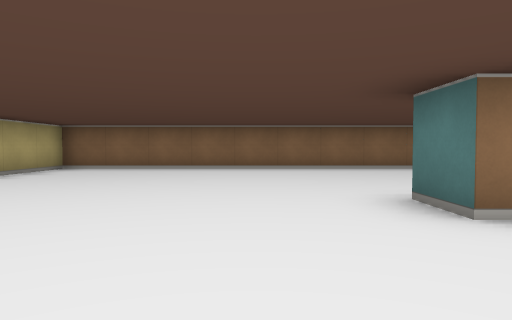
view 1 (above)

20 first-person views from a walk through a cub3D ray-caster map. The camera is about half as high as the walls, tilts 2° down and sees 70° across. The floor is counted in squares. Each view is taken from the middle of a square. On the plan, view 1 faces up. The plan holds only what a view shows up to about 9 squares ahead; the rest is blank. The place goes on beyond the plan.

view 2
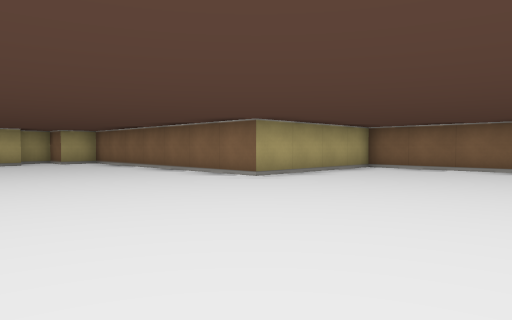

view 3
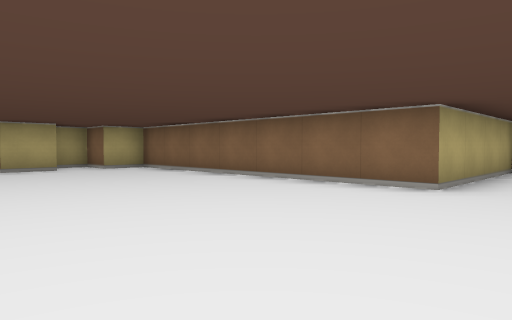

view 4
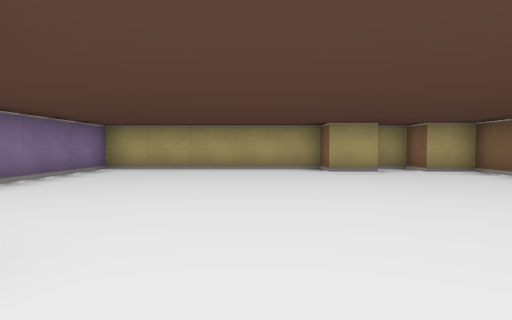

view 5
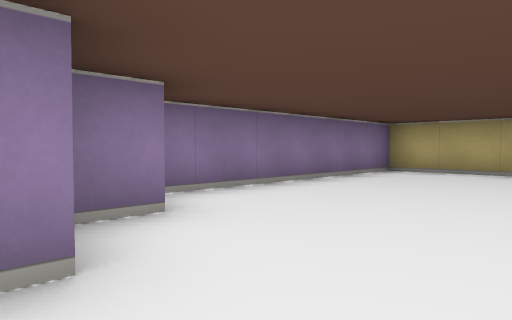

view 6
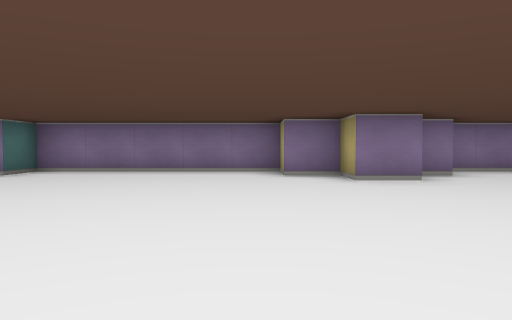

view 7
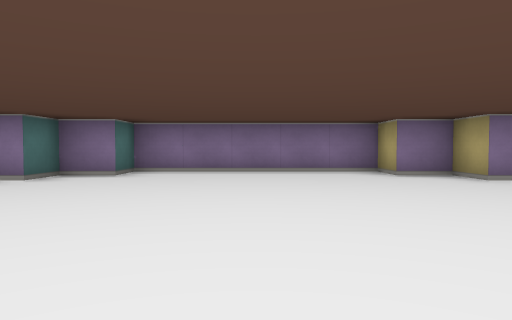

view 8
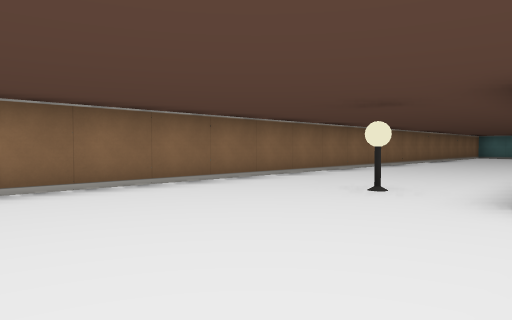

view 9
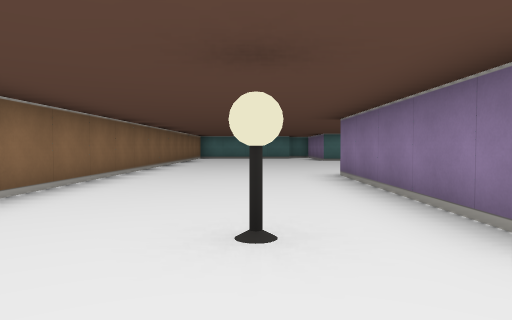

view 10
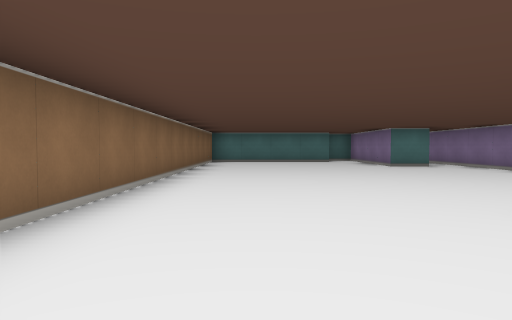

view 11
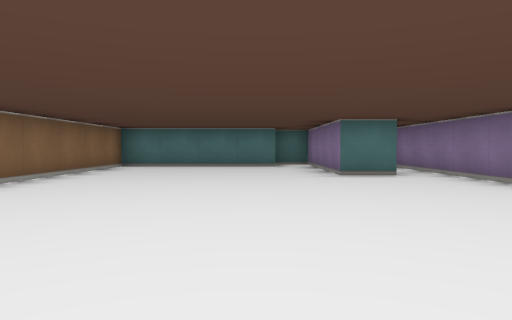

view 12
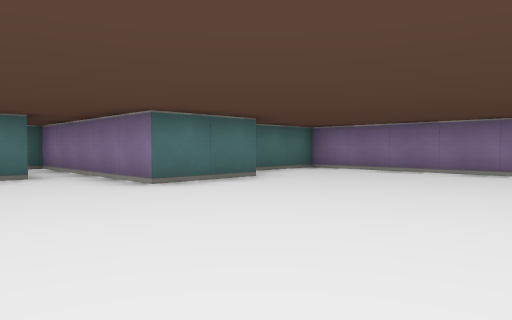

view 13
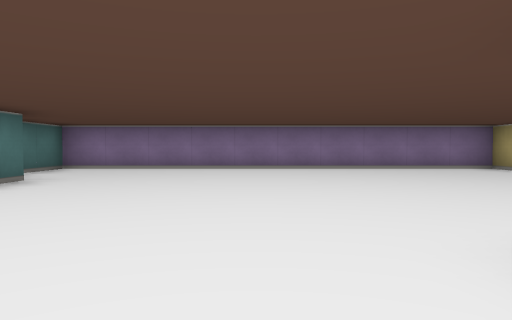

view 14
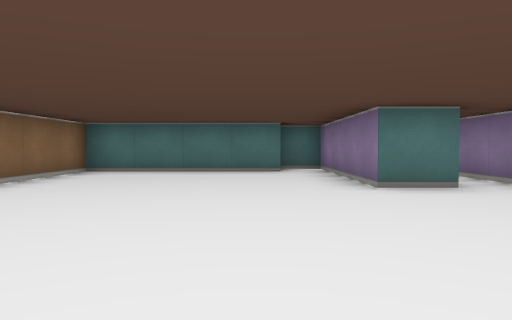

view 15
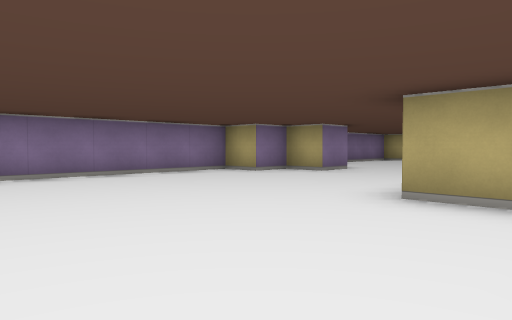

view 16
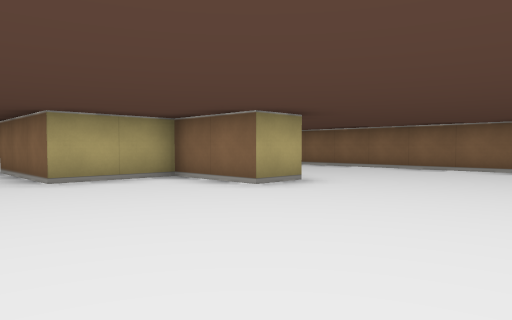

view 17
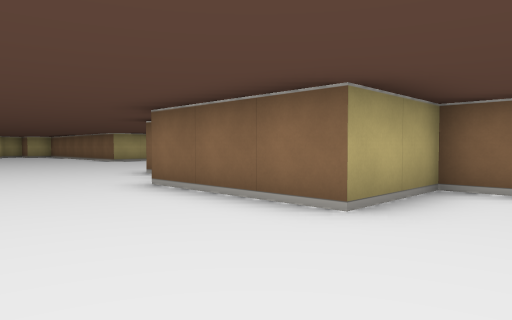

view 18
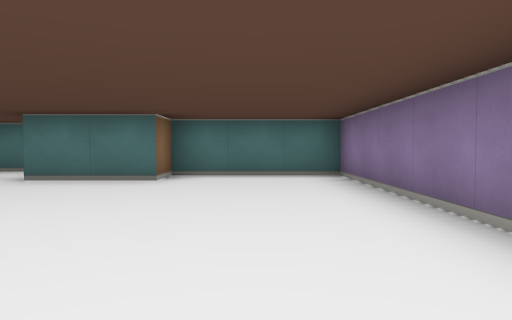

view 19
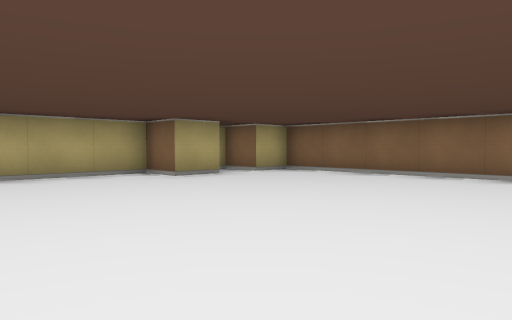

view 20
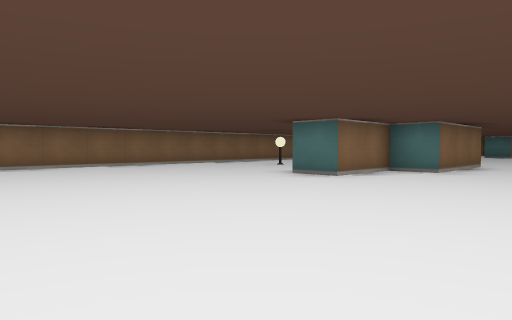

### Floor plan
Points are (right, up) in squares from view 1. A wall is a line through its corners. A room is listed if a view was taken in it or the views show most of it. See-through windows are left out.
Room 1 (views 1, 2, 3, 4, 5, 6, 7, 8, 9, 10, 11, 12, 13, 14, 15, 16, 17, 18, 19, 20)
walls: (4.1, 4.5) (8.5, 4.5) (8.5, 3.5) (6.5, 3.5) (6.5, 1.5) (3.5, 1.5) (3.5, 2.5) (1.5, 2.5) (1.5, 3.5); (-5.6, -1.5) (-4.5, -1.5) (-4.5, -2.5) (-3.5, -2.5) (-3.5, -3.5) (1.5, -3.5) (1.5, -2.5) (2.5, -2.5) (2.5, -1.5) (3.5, -1.5) (3.5, -2.5) (4.5, -2.5) (4.5, -3.5) (14.5, -3.5) (14.5, -0.5) (13.5, -0.5) (13.5, 1.5) (18.5, 1.5); (-6.6, -2.5) (-5.8, -2.5); (15.5, 2.4) (15.5, 3.5) (19.5, 3.5) (19.5, 4.5); (-11.5, 2.6) (-11.5, 1.5) (-12.5, 1.5) (-12.5, -3.5) (-7, -3.5); (18.5, 4.4) (18.5, 8.5) (-4.5, 8.5) (-4.5, 4.5) (-11.5, 4.5) (-11.5, 3.5) (-12.5, 3.5) (-12.5, 2.8)
objects: lamp (4, 6)

Positions as (right, up) in squares from view 1, and headings:
1: (0, 0), facing up
2: (0, 0), facing up-left
3: (-3, 0), facing up-left
4: (-4, 0), facing left
5: (-5, 0), facing down-left
6: (-3, 4), facing down
7: (-1, 4), facing down
8: (0, 4), facing up-right
9: (2, 6), facing right
10: (6, 7), facing right
11: (9, 5), facing right
12: (9, 4), facing down-right
13: (10, 5), facing down
14: (11, 5), facing right
15: (10, 3), facing down-left
16: (12, 0), facing up-left
17: (8, -1), facing up-left
18: (8, -2), facing right
19: (-6, -2), facing up-left
20: (-4, -1), facing up-right
